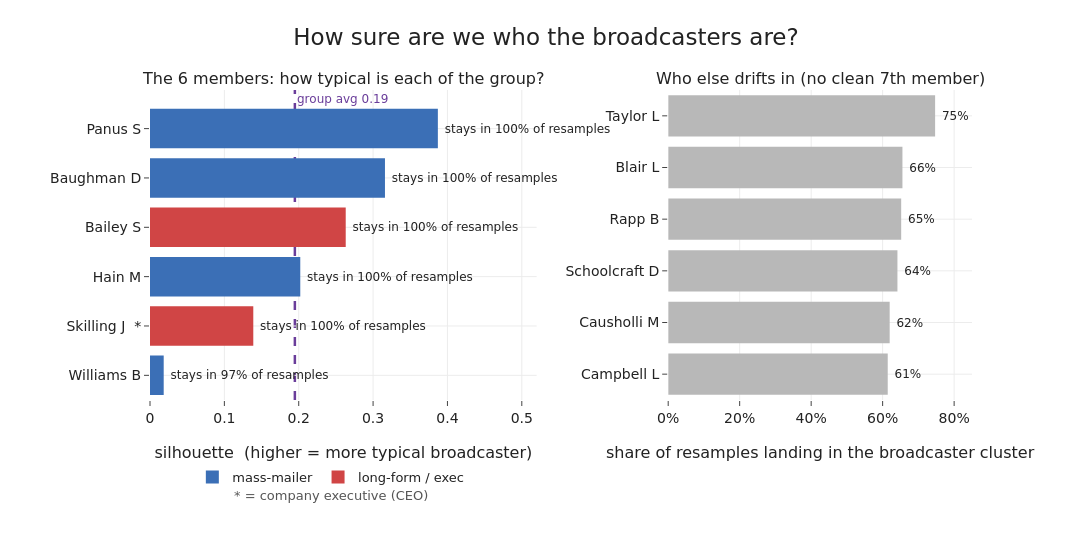

The code cell stored with this chart in its notebook:
### Markdown cell above
## Can we tell for sure who is in the broadcaster group?

Six people fall in the corrected broadcaster group. To see how solid that is we look at the
membership three ways.

The first is the silhouette of each member, which compares how close a person sits to their own
group against the nearest other group: near one means deep inside the broadcaster group, near
zero means on the fence with the internal majority. The second is a resampling check: we redraw a
random 80% of the 142 people six hundred times, rerun the whole pipeline from scaling to the
three-group cut on each draw, and record how often each person lands back in the broadcaster
cluster. The third is a method swap, checking whether the same six stay together under k-means and
under deeper Ward cuts into four and five groups.

### Code cell
sil = pd.Series(silhouette_samples(X, clabel), index=keep)

rng = np.random.default_rng(0)
rawb = Fraw["broadcast"].values
n = len(keep); m = int(0.8 * n)

def broadcaster_cluster(labels, idx):
    """the resampled cluster with the highest mean raw broadcast rate"""
    sub_b = rawb[idx]
    return max(np.unique(labels), key=lambda c: sub_b[labels == c].mean())

present = np.zeros(n); inbc = np.zeros(n)
for _ in range(600):
    s = rng.choice(n, m, replace=False)
    Xs = StandardScaler().fit_transform(F.iloc[s].values)
    labs = fcluster(linkage(Xs, "ward"), 3, "maxclust")
    bc = broadcaster_cluster(labs, s)
    present[s] += 1
    inbc[s[labs == bc]] += 1
rate = pd.Series(inbc / np.maximum(present, 1), index=keep)

def bcast_set(labels):
    return set(np.array(keep)[labels == broadcaster_cluster(labels, np.arange(n))])
methods = {"k-means k3": bcast_set(KMeans(3, n_init=10, random_state=0).fit_predict(X) + 1),
           "Ward k4": bcast_set(fcluster(Z, 4, "maxclust")),
           "Ward k5": bcast_set(fcluster(Z, 5, "maxclust"))}
print("all 6 stay together under:",
      [k for k, v in methods.items() if set(bcast) <= v], "(of", list(methods), ")")

# --- figure ---
ms = sorted(bcast, key=lambda h: sil[h])
execs = {h for h in bcast if h in roles.index and bool(roles.loc[h, "is_executive"])}
flav  = {h: ("mass-mailer" if Fraw.loc[h, "broadcast"] >= 0.30 else "long-form / exec") for h in bcast}
labels = [disp(h) + ("  *" if h in execs else "") for h in ms]
cols   = [BLUE if flav[h] == "mass-mailer" else RED for h in ms]
fringe = rate[[h for h in keep if h not in bcast]].sort_values(ascending=False).head(6).sort_values()

fig = make_subplots(rows=1, cols=2, column_widths=[0.56, 0.44], horizontal_spacing=0.16,
    subplot_titles=["The 6 members: how typical is each of the group?",
                    "Who else drifts in (no clean 7th member)"])
fig.add_trace(go.Bar(y=labels, x=[sil[h] for h in ms], orientation="h", marker_color=cols,
    text=[f" stays in {rate[h]:.0%} of resamples" for h in ms], textposition="outside",
    textfont=dict(size=12), cliponaxis=False, showlegend=False), row=1, col=1)
fig.add_trace(go.Scatter(x=[None], y=[None], mode="markers",
    marker=dict(size=13, color=BLUE, symbol="square"), name="mass-mailer", showlegend=True), row=1, col=1)
fig.add_trace(go.Scatter(x=[None], y=[None], mode="markers",
    marker=dict(size=13, color=RED, symbol="square"), name="long-form / exec", showlegend=True), row=1, col=1)
fig.add_vline(x=float(sil.mean()), line=dict(color=PURPLE, dash="dash", width=2.5), layer="below", row=1, col=1)
fig.add_annotation(x=float(sil.mean()), y=5.6, text=f"group avg {sil.mean():.2f}", showarrow=False,
    font=dict(size=12, color=PURPLE), xanchor="left", row=1, col=1)
fig.update_xaxes(title_text="silhouette  (higher = more typical broadcaster)", range=[0, 0.52], row=1, col=1)
fig.add_trace(go.Bar(y=[disp(h) for h in fringe.index], x=fringe.values, orientation="h",
    marker_color=GREY, text=[f" {v:.0%}" for v in fringe.values], textposition="outside",
    textfont=dict(size=12), cliponaxis=False, showlegend=False), row=1, col=2)
fig.update_xaxes(title_text="share of resamples landing in the broadcaster cluster",
    range=[0, 0.85], tickformat=".0%", row=1, col=2)
fig.add_annotation(xref="paper", yref="paper", x=0.22, y=-0.34, showarrow=False, xanchor="center",
    text="* = company executive (CEO)", font=dict(size=13, color="#555"))
fig.update_layout(title="How sure are we who the broadcasters are?",
    legend=dict(orientation="h", x=0.22, xanchor="center", y=-0.20, yanchor="top", font=dict(size=13)))
save_fig(fig, "pc1_broadcaster_certainty.png", w=1300, h=560, margin=dict(l=150, r=120, t=90, b=160))

### Figure 1 — Plotly figure (JSON) as saved in the notebook; plotly's stock layout.template omitted (floating-point values rounded to 4 significant figures)
{"data": [{"cliponaxis": false, "marker": {"color": ["#3b6fb6", "#d04545", "#3b6fb6", "#d04545", "#3b6fb6", "#3b6fb6"]}, "orientation": "h", "showlegend": false, "text": [" stays in 97% of resamples", " stays in 100% of resamples", " stays in 100% of resamples", " stays in 100% of resamples", " stays in 100% of resamples", " stays in 100% of resamples"], "textfont": {"size": 12}, "textposition": "outside", "type": "bar", "x": [0.01843, 0.1389, 0.2021, 0.2632, 0.316, 0.3871], "xaxis": "x", "y": ["Williams B", "Skilling J  *", "Hain M", "Bailey S", "Baughman D", "Panus S"], "yaxis": "y"}, {"marker": {"color": "#3b6fb6", "size": 13, "symbol": "square"}, "mode": "markers", "name": "mass-mailer", "showlegend": true, "type": "scatter", "x": [null], "xaxis": "x", "y": [null], "yaxis": "y"}, {"marker": {"color": "#d04545", "size": 13, "symbol": "square"}, "mode": "markers", "name": "long-form / exec", "showlegend": true, "type": "scatter", "x": [null], "xaxis": "x", "y": [null], "yaxis": "y"}, {"cliponaxis": false, "marker": {"color": "#b8b8b8"}, "orientation": "h", "showlegend": false, "text": [" 61%", " 62%", " 64%", " 65%", " 66%", " 75%"], "textfont": {"size": 12}, "textposition": "outside", "type": "bar", "x": [0.6142, 0.6197, 0.6414, 0.6519, 0.6554, 0.7468], "xaxis": "x2", "y": ["Campbell L", "Causholli M", "Schoolcraft D", "Rapp B", "Blair L", "Taylor L"], "yaxis": "y2"}], "layout": {"annotations": [{"font": {"size": 16}, "showarrow": false, "text": "The 6 members: how typical is each of the group?", "x": 0.2352, "xanchor": "center", "xref": "paper", "y": 1.0, "yanchor": "bottom", "yref": "paper"}, {"font": {"size": 16}, "showarrow": false, "text": "Who else drifts in (no clean 7th member)", "x": 0.8152, "xanchor": "center", "xref": "paper", "y": 1.0, "yanchor": "bottom", "yref": "paper"}, {"font": {"color": "#6a3d9a", "size": 12}, "showarrow": false, "text": "group avg 0.19", "x": 0.1948, "xanchor": "left", "xref": "x", "y": 5.6, "yref": "y"}, {"font": {"color": "#555", "size": 13}, "showarrow": false, "text": "* = company executive (CEO)", "x": 0.22, "xanchor": "center", "xref": "paper", "y": -0.34, "yref": "paper"}], "height": 560, "legend": {"font": {"size": 13}, "orientation": "h", "x": 0.22, "xanchor": "center", "y": -0.2, "yanchor": "top"}, "margin": {"b": 160, "l": 150, "r": 120, "t": 90}, "shapes": [{"layer": "below", "line": {"color": "#6a3d9a", "dash": "dash", "width": 2.5}, "type": "line", "x0": 0.1948, "x1": 0.1948, "xref": "x", "y0": 0, "y1": 1, "yref": "y domain"}], "title": {"text": "How sure are we who the broadcasters are?"}, "width": 1300, "xaxis": {"anchor": "y", "domain": [0.0, 0.4704], "range": [0, 0.52], "title": {"text": "silhouette  (higher = more typical broadcaster)"}}, "xaxis2": {"anchor": "y2", "domain": [0.6304, 1.0], "range": [0, 0.85], "tickformat": ".0%", "title": {"text": "share of resamples landing in the broadcaster cluster"}}, "yaxis": {"anchor": "x", "domain": [0.0, 1.0]}, "yaxis2": {"anchor": "x2", "domain": [0.0, 1.0]}}}
